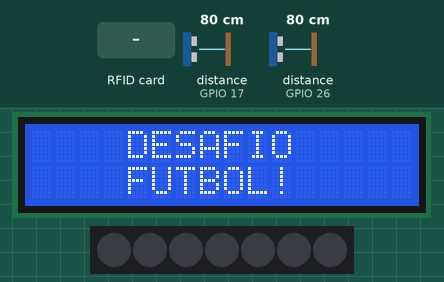
Recording of a sketch running on a simulated ESP32. Parts: 16×2 character LCD, 7 RGB LEDs in strip order, left to right. Inputs (shaded band) come from the test bench; at power-on: distance to the obstacle (sensors on GPIO 26, GPIO 17) 80 cm. The echo pulse lasts 58.3 µs per cm; dim RGB values are drawn brighter than linear; WiFi joins after 1.5 s; servers stay silent unless stated; uploads are accepted with an empty reply; what the sketch prints to the serial monitor is not drawn.

Above: at 4.2 s.
4.3 s: RFID card 92 57 1F 37 held to the reader
At 4.8 s:
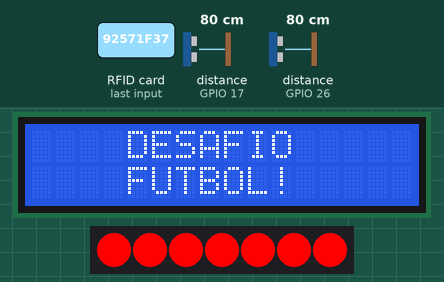
At 6.7 s:
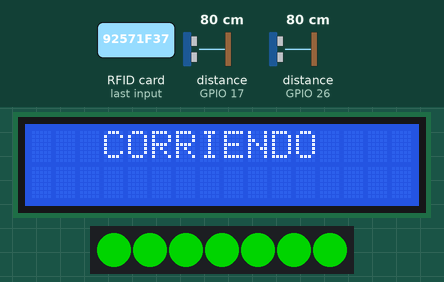
7.0 s: distance to the obstacle (sensor on GPIO 26) set to 35 cm
At 8.5 s:
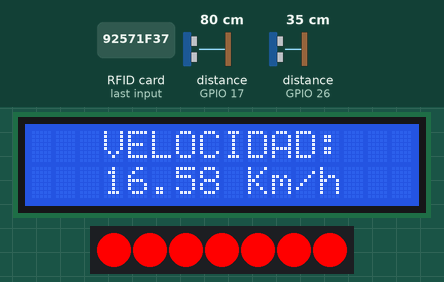
Timing chart, 0 to 23.2 s (numbered marks = the images above; inputs shaded):
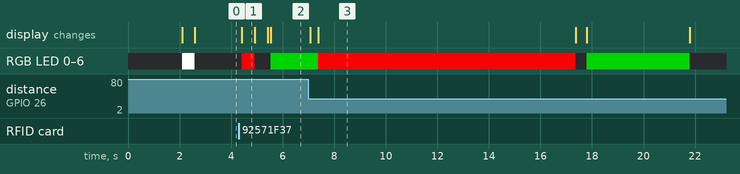

Measured:
- after the input at 4.3 s, RGB LED 0–6: off → RGB(255, 0, 0) after 0.11 s, → off 0.50 s later, → RGB(0, 128, 0) 0.63 s later
- after the input at 7.0 s, the display: first changes after 0.08 s (image 3 shows a later state)
- what the display in image 1 shows lasts 0.5 s, from 4.4 s to 4.9 s

The sketch:

Velocidad.ino
```cpp
//WIFI
#include <WiFi.h>
#include <WiFiClient.h>
#include <HTTPClient.h>

//JUEGO
#define IDJUEGO 1

//RFID 522
#define DEBUG
#include <SPI.h>
#include <MFRC522.h>
const byte ssPin = 13;
const byte resetPin = 5;
const String correctIDs[] = {"92571f37"};//Aca va el id de la tarjeta
MFRC522 mfrc522;
String currentID;

//16x02
#include <Wire.h>
#include <LiquidCrystal_I2C.h>
LiquidCrystal_I2C lcd(0x27, 16, 2); // set the LCD address to 0x27 for a 16 chars and 2 line display

//FastLed
#include <FastLED.h>
#define NUM_LEDS 7
#define DATA_PIN 12
CRGB leds[NUM_LEDS];

//HCsr04
const int trigPin1 = 16;//verde amarillo
const int echoPin1 = 17;//marron naranja
const int trigPin2 = 25;//verde
const int echoPin2 = 26;//blanco
#define SOUND_SPEED 0.034
long hcsr1;
float distanceCm1;
long hcsr2;
float distanceCm2;
const float distanciaEntreSensores = 7; //en mts
int distanciaMinima = 30; // CORRECTA ES 30!!
int distanciaMaxima = 85;

//cuentas Millis
unsigned long previousHcsr_A = 0;
unsigned long previousHcsr_B = 0;
unsigned long previousGameStart = 0;
const long interval = 5000;
//const long intervalResetGame = 10000;
long tiempoFinal = 0;
const long intervalResetGame = 10000;
const long intervaloTiempoReseteo = 2000; //tiempo de
unsigned long tiempoPrevioParaReseteo = 0;


//logica loop
String jugadorN;
bool readHcsr2 = false;
float velocidadFinal;


bool startGame = false;
bool currentGameStartFlag = false;
bool flagTimeOut = false;
bool velocidadGrabada = false;
bool tiempoParaReseteo = false;
bool flagTiempoParaReseteo = false;
bool flagHcsr2 = false;

//Manejo de wifi
String mainURL = "http://34.193.34.135/DesafioFutbol/DBHandler/GrabarHito.aspx?";
const char* ssid     = "Personal-WiFi-095-2.4Ghz";
const char* password = "ZXvN6hxVEk";

void setup() {
#ifdef DEBUG
  Serial.begin(115200);
  Serial.println(F("Serial communication started"));
#endif
  delay (250);

  //Conexion a red
  WiFi.mode(WIFI_STA);
  WiFi.begin(ssid, password);
  delay(250);
  while (WiFi.status() != WL_CONNECTED)
  {
    Serial.print(".");
    delay(100);
  }

  if (WiFi.status() == WL_CONNECTED)
  {
    Serial.println(".");
    Serial.println("CONECTADO");
  }

  //RFID
  SPI.begin();
  mfrc522.PCD_Init(ssPin, resetPin);
  mfrc522.PCD_SetAntennaGain(MFRC522::PCD_RxGain::RxGain_max);
  delay(100);


  //1602 init
  lcd.init();
  lcd.init();
  lcd.backlight();
  lcd.setCursor(4, 0);
  lcd.print("DESAFIO");
  lcd.setCursor(4, 1);
  lcd.print("FUTBOL!");

  //FastLed
  FastLED.addLeds<NEOPIXEL, DATA_PIN>(leds, NUM_LEDS);  // GRB ordering is assumed
  leds[0] = CRGB::White;
  leds[1] = CRGB::White;
  leds[2] = CRGB::White;
  leds[3] = CRGB::White;
  leds[4] = CRGB::White;
  leds[5] = CRGB::White;
  leds[6] = CRGB::White;
  leds[7] = CRGB::White;
  FastLED.show();
  delay(500);
  leds[0] = CRGB::Black;
  leds[1] = CRGB::Black;
  leds[2] = CRGB::Black;
  leds[3] = CRGB::Black;
  leds[4] = CRGB::Black;
  leds[5] = CRGB::Black;
  leds[6] = CRGB::Black;
  leds[7] = CRGB::Black;

  FastLED.show();
  delay(500);

  //Hcsr04-1
  pinMode(trigPin1, OUTPUT); // Sets the trigPin as an Output
  pinMode(echoPin1, INPUT); // Sets the echoPin as an Input
  //Hcsr04-2
  pinMode(trigPin2, OUTPUT); // Sets the trigPin as an Output
  pinMode(echoPin2, INPUT); // Sets the echoPin as an Input

}

void loop() {

  if (startGame == false) {
    lecturaDeRfid();
  }

  if (startGame == true) {
    lecturaDeVelocidad();
    currentGameStarted();
  }

  displayDesafioFutbol();
}

void lecturaDeRfid() {
  boolean changedValue = false;
  //
  //#ifdef DEBUG
  //  if (changedValue) {
  //    Serial.print(F("Detected tag: "));
  //    Serial.println(currentID);
  //    Serial.println(F("---"));
  //
  //  }
  //  Serial.print("distanceCm1 ");
  //  Serial.println(distanceCm1);
  //  Serial.print("distanceCm1 ");
  //  Serial.println(distanceCm2);
  //#endif

  mfrc522.PCD_Init();
  String readRFID = "";
    currentID = readRFID;
    delay(30);


  if (mfrc522.PICC_IsNewCardPresent() && mfrc522.PICC_ReadCardSerial()) {
    readRFID = dump_byte_array(mfrc522.uid.uidByte, mfrc522.uid.size);
    jugadorN  = readRFID;
  }

  if (readRFID != currentID) {
    changedValue = true;
    currentID = readRFID;

    leds[0] = CRGB::Red;
    leds[1] = CRGB::Red;
    leds[2] = CRGB::Red;
    leds[3] = CRGB::Red;
    leds[4] = CRGB::Red;
    leds[5] = CRGB::Red;
    leds[6] = CRGB::Red;
    leds[7] = CRGB::Red;

    FastLED.show();
    delay(500);
    leds[0] = CRGB::Black;
    leds[1] = CRGB::Black;
    leds[2] = CRGB::Black;
    leds[3] = CRGB::Black;
    leds[4] = CRGB::Black;
    leds[5] = CRGB::Black;
    leds[6] = CRGB::Black;
    leds[7] = CRGB::Black;
    FastLED.show();
    delay(500);

    lcd.clear();
    lcd.setCursor(2, 0);
    lcd.print("A CORRER !!");
    //maxDistanceCm = 25;
    startGame = true;
    tiempoParaReseteo = false;
    tiempoPrevioParaReseteo = 0;
    currentGameStartFlag = true; //era false
    flagTimeOut = false;
    velocidadGrabada = false;
    tiempoParaReseteo = false;
    flagTiempoParaReseteo = false;
    previousHcsr_A = millis();
  }

  mfrc522.PICC_HaltA();
  mfrc522.PCD_StopCrypto1();

  delay(100);
}

void sendingData (int _valor) {
  Serial.println("manda datos por wifi");
  Serial.println(WiFi.status());

  //GRABO DATOS
  //Esperar conexion
  if ((WiFi.status() == WL_CONNECTED)) {
    Serial.println("CONECTADO");
    WiFiClient client;
    HTTPClient http;
    http.setTimeout(5000);

    if (http.begin(client, mainURL + "  cd_jugador=" + jugadorN + "&cd_juego=" + IDJUEGO + "&vl_resultado=" + _valor))
    {
      Serial.println("SENDING");
      delay(100);
      int httpCode = http.GET();

      if (httpCode > 0) {
        Serial.printf("[HTTP] GET... codigo: %d", httpCode);

        if (httpCode == HTTP_CODE_OK || httpCode == HTTP_CODE_MOVED_PERMANENTLY) {
          String payload = http.getString();
          Serial.println(payload);
        }
      } else {
        Serial.printf("[HTTP] GET... error: %s", http.errorToString(httpCode).c_str());
      }
      http.end();
    }
    else
    {
      Serial.printf("[HTTP} No se ha podido conectar");
    }
  }
  delay(1000);
}


void lecturaDeVelocidad() {
  //delay(10);

  unsigned long currentHcsr_A = millis();
  unsigned long currentHcsr_B = millis();

  if (readHcsr2 == false) {
    digitalWrite(trigPin1, LOW);
    delayMicroseconds(2);
    // Sets the trigPin on HIGH state for 10 micro seconds
    digitalWrite(trigPin1, HIGH);
    delayMicroseconds(10);
    digitalWrite(trigPin1, LOW);

    // Reads the echoPin, returns the sound wave travel time in microseconds
    hcsr1 = pulseIn(echoPin1, HIGH, 6400); // VALOR OK 6400

    // Calculate the distance
    distanceCm1 = hcsr1 * SOUND_SPEED / 2;

    if (distanceCm1 > distanciaMinima && distanceCm1 < distanciaMaxima && velocidadGrabada == false) {
      leds[0] = CRGB::Green;
      leds[1] = CRGB::Green;
      leds[2] = CRGB::Green;
      leds[3] = CRGB::Green;
      leds[4] = CRGB::Green;
      leds[5] = CRGB::Green;
      leds[6] = CRGB::Green;
      leds[7] = CRGB::Green;
      FastLED.show();
      lcd.clear();
      lcd.setCursor(3, 0);
      lcd.print("CORRIENDO");
      readHcsr2 = true;

    }
    if (currentHcsr_A - previousHcsr_A >= interval && readHcsr2 == false) {
      // save the last time you blinked the LED
      previousHcsr_A = currentHcsr_A;
      vuelveAIntentarlo();

      //previousGameStart = currentGameStart;
    }
  }
  if (readHcsr2 == true) {
    delay(100); // VER SI SE PUEDE SACAR ESTE DELAY
    digitalWrite(trigPin2, LOW);
    delayMicroseconds(2);
    // Sets the trigPin on HIGH state for 10 micro seconds
    digitalWrite(trigPin2, HIGH);
    delayMicroseconds(10);
    digitalWrite(trigPin2, LOW);

    // Reads the echoPin, returns the sound wave travel time in microseconds
    hcsr2 = pulseIn(echoPin2, HIGH, 5000); // VALOR OK 5000 !!
    delay(10);
    // Calculate the distance
    distanceCm2 = hcsr2 * SOUND_SPEED / 2;

    Serial.println("Ultra1: " + String(distanceCm1) + " " + "Ultra2: " + String(distanceCm2));
    if (distanceCm2 > distanciaMinima && distanceCm2 < distanciaMaxima  ) {
      previousHcsr_B = currentHcsr_B;


      tiempoFinal = (previousHcsr_B - previousHcsr_A);

      if (tiempoFinal < interval) {
        velocidadFinal = (distanciaEntreSensores / tiempoFinal) * 3600;
        lcd.clear();
        //          lcd.setCursor(0, 1);
        //          lcd.print(tiempoFinal);
        lcd.setCursor(3, 0);
        lcd.print("VELOCIDAD:");
        lcd.setCursor(3, 1);
        lcd.print((distanciaEntreSensores / tiempoFinal) * 3600);
        lcd.setCursor(9, 1);
        lcd.print("Km/h");
        delay(300);
        leds[0] = CRGB::Red;
        leds[1] = CRGB::Red;
        leds[2] = CRGB::Red;
        leds[3] = CRGB::Red;
        leds[4] = CRGB::Red;
        leds[5] = CRGB::Red;
        leds[6] = CRGB::Red;
        leds[7] = CRGB::Red;

        FastLED.show();
        delay(10000);
        leds[0] = CRGB::Black;
        leds[1] = CRGB::Black;
        leds[2] = CRGB::Black;
        leds[3] = CRGB::Black;
        leds[4] = CRGB::Black;
        leds[5] = CRGB::Black;
        leds[6] = CRGB::Black;
        leds[7] = CRGB::Black;
        FastLED.show();
        //previousGameStart = currentGameStart;
        //flagTimeOut = false;
        velocidadGrabada = true;
        startGame = false; // VER
        readHcsr2 = false;
        previousHcsr_A = currentHcsr_A;
      }
    }
    if (currentHcsr_B - previousHcsr_B >= interval) {
        // save the last time you blinked the LED
        previousHcsr_B = currentHcsr_B;
        readHcsr2 = false;
      }
  }
  //  if ((currentHcsr_A - previousHcsr_A > interval) && readHcsr2 == true) {
  //
  //    leds[0] = CRGB::Red;
  //    leds[1] = CRGB::Red;
  //    leds[2] = CRGB::Red;
  //    leds[3] = CRGB::Red;
  //    leds[4] = CRGB::Red;
  //    leds[5] = CRGB::Red;
  //    leds[6] = CRGB::Red;
  //    leds[7] = CRGB::Red;
  //
  //    readHcsr2 = false;
  //    lcd.clear();
  //    lcd.setCursor(0, 0);
  //    lcd.print("VUELVE A");
  //    lcd.setCursor(0, 1);
  //    lcd.print("INTENTARLO");
  //    delay(1000);
  //    FastLED.show();
  //    leds[0] = CRGB::Black;
  //    leds[1] = CRGB::Black;
  //    leds[2] = CRGB::Black;
  //    leds[3] = CRGB::Black;
  //    leds[4] = CRGB::Black;
  //    leds[5] = CRGB::Black;
  //    leds[6] = CRGB::Black;
  //    leds[7] = CRGB::Black;
  //    FastLED.show();
  //  }
}


void currentGameStarted() {
  if (flagTimeOut == false) {
    previousGameStart = millis();
    flagTimeOut = true;
  }
  unsigned long currentGameStart = millis();

  currentGameStartFlag = true;

  if (currentGameStartFlag == true && velocidadGrabada == false) {
    if (currentGameStart - previousGameStart >= intervalResetGame) {
      // save the last time you blinked the LED
      previousGameStart = currentGameStart;
      currentGameStartFlag = false;
      startGame = false;
      flagTimeOut = false;
      tiempoParaReseteo = true;
      lcd.clear();
      lcd.setCursor(4, 0);
      lcd.print("SE ACABO");
      lcd.setCursor(4, 1);
      lcd.print("EL TIEMPO");
    }
  }

  if (currentGameStartFlag == true && velocidadGrabada == true) {
    if (currentGameStart - previousGameStart >= intervalResetGame) {
      // save the last time you blinked the LED
      previousGameStart = currentGameStart;

      delay(399);
      leds[0] = CRGB::Black;
      leds[1] = CRGB::Black;
      leds[2] = CRGB::Black;
      leds[3] = CRGB::Black;
      leds[4] = CRGB::Black;
      leds[5] = CRGB::Black;
      leds[6] = CRGB::Black;
      leds[7] = CRGB::Black;

      lcd.setCursor(3, 0);
      lcd.print("VELOCIDAD:");
      lcd.setCursor(3, 1);
      lcd.print((distanciaEntreSensores / tiempoFinal) * 3600);
      lcd.setCursor(9, 1);
      lcd.print("Km/h");
      //delay(300);

      leds[0] = CRGB::Green;
      leds[1] = CRGB::Green;
      leds[2] = CRGB::Green;
      leds[3] = CRGB::Green;
      leds[4] = CRGB::Green;
      leds[5] = CRGB::Green;
      leds[6] = CRGB::Green;
      leds[7] = CRGB::Green;
      FastLED.show();

      delay(4000);
      leds[0] = CRGB::Black;
      leds[1] = CRGB::Black;
      leds[2] = CRGB::Black;
      leds[3] = CRGB::Black;
      leds[4] = CRGB::Black;
      leds[5] = CRGB::Black;
      leds[6] = CRGB::Black;
      leds[7] = CRGB::Black;

      FastLED.show();
      velocidadGrabada = false;
      delay(100);
      tiempoParaReseteo = true;
      startGame = false;
      flagTimeOut = false;
      currentGameStartFlag = false;
      //saltoFinal = alturaDelSensor - maxDistanceCm;

      sendingData(MapeaDato(velocidadFinal));
      //displayDesafioFutbol();
    }
  }
}


int MapeaDato(float _dato)
{
  _dato = map(velocidadFinal, 5, 15, 10, 100);

  //FALTA MAPEAR DATO
  return (int)_dato;
}

void displayDesafioFutbol() {
  if (tiempoParaReseteo == true) {
    if (flagTiempoParaReseteo == false) {
      tiempoPrevioParaReseteo = millis();
      flagTiempoParaReseteo = true;
    }
    unsigned long tiempoActualParaReseteo = millis();
    if (tiempoActualParaReseteo - tiempoPrevioParaReseteo > intervaloTiempoReseteo) {
      lcd.clear();
      lcd.setCursor(0, 0);
      lcd.print("DESAFIO FUTBOL !");
      tiempoParaReseteo = false;
      flagTiempoParaReseteo = false;
      leds[0] = CRGB::Blue;
      leds[1] = CRGB::Blue;
      leds[2] = CRGB::Blue;
      leds[3] = CRGB::Blue;
      leds[4] = CRGB::Blue;
      leds[5] = CRGB::Blue;
      leds[6] = CRGB::Blue;
      leds[7] = CRGB::Blue;
      FastLED.show();
      delay(500);
      leds[0] = CRGB::Black;
      leds[1] = CRGB::Black;
      leds[2] = CRGB::Black;
      leds[3] = CRGB::Black;
      leds[4] = CRGB::Black;
      leds[5] = CRGB::Black;
      leds[6] = CRGB::Black;
      leds[7] = CRGB::Black;
    }
  }
}

String dump_byte_array(byte *buffer, byte bufferSize) {
  String read_rfid = "";

  for (byte i = 0; i < bufferSize; i++) {
    read_rfid = read_rfid + String(buffer[i], HEX);
  }

  return read_rfid;
}


void vuelveAIntentarlo() {

  leds[0] = CRGB::Red;
  leds[1] = CRGB::Red;
  leds[2] = CRGB::Red;
  leds[3] = CRGB::Red;
  leds[4] = CRGB::Red;
  leds[5] = CRGB::Red;
  leds[6] = CRGB::Red;
  leds[7] = CRGB::Red;


  lcd.clear();
  lcd.setCursor(0, 0);
  lcd.print("VUELVE A");
  lcd.setCursor(0, 1);
  lcd.print("INTENTARLO");
  delay(1000);
  FastLED.show();
  leds[0] = CRGB::Black;
  leds[1] = CRGB::Black;
  leds[2] = CRGB::Black;
  leds[3] = CRGB::Black;
  leds[4] = CRGB::Black;
  leds[5] = CRGB::Black;
  leds[6] = CRGB::Black;
  leds[7] = CRGB::Black;
  FastLED.show();

  readHcsr2 = false;
  startGame = false;

}
```
